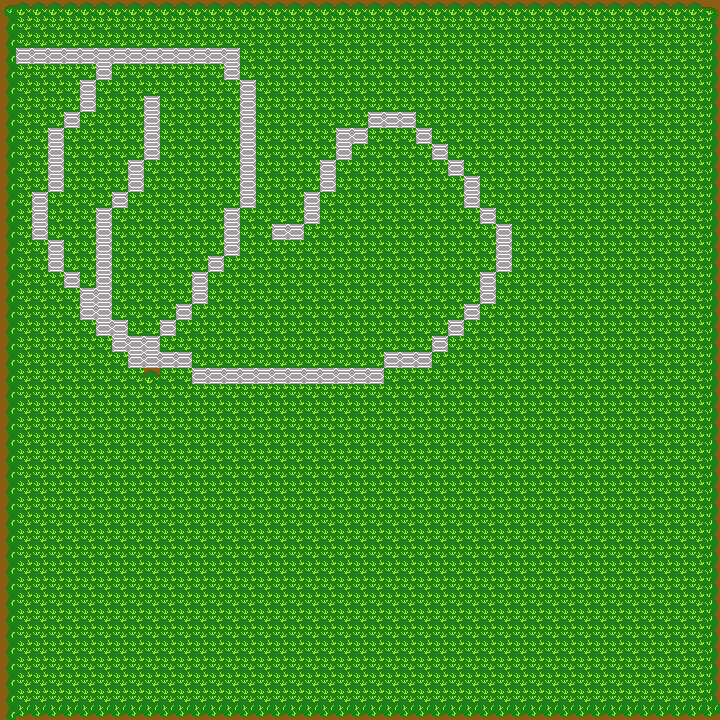

Below is a game level as drawn by its tile map, then a one-line description and the .tmx that defines it (tile-layer data replaced by summaries):
An orthogonal 45x45 tile map with 16x16 px tiles, 1 tile layer (Tile Layer 3).

<map version="1.0" orientation="orthogonal" width="45" height="45" tilewidth="16" tileheight="16">
 <tileset firstgid="1" name="tilesheet" tilewidth="16" tileheight="16">
  <image source="../Tilesprites/tilesheet.png" width="1600" height="1600" />
 </tileset>
 <layer name="Tile Layer 3" width="45" height="45">
  <data>[2025 cells, 2025 non-empty, 8 distinct tile ids]</data>
 </layer>
</map>